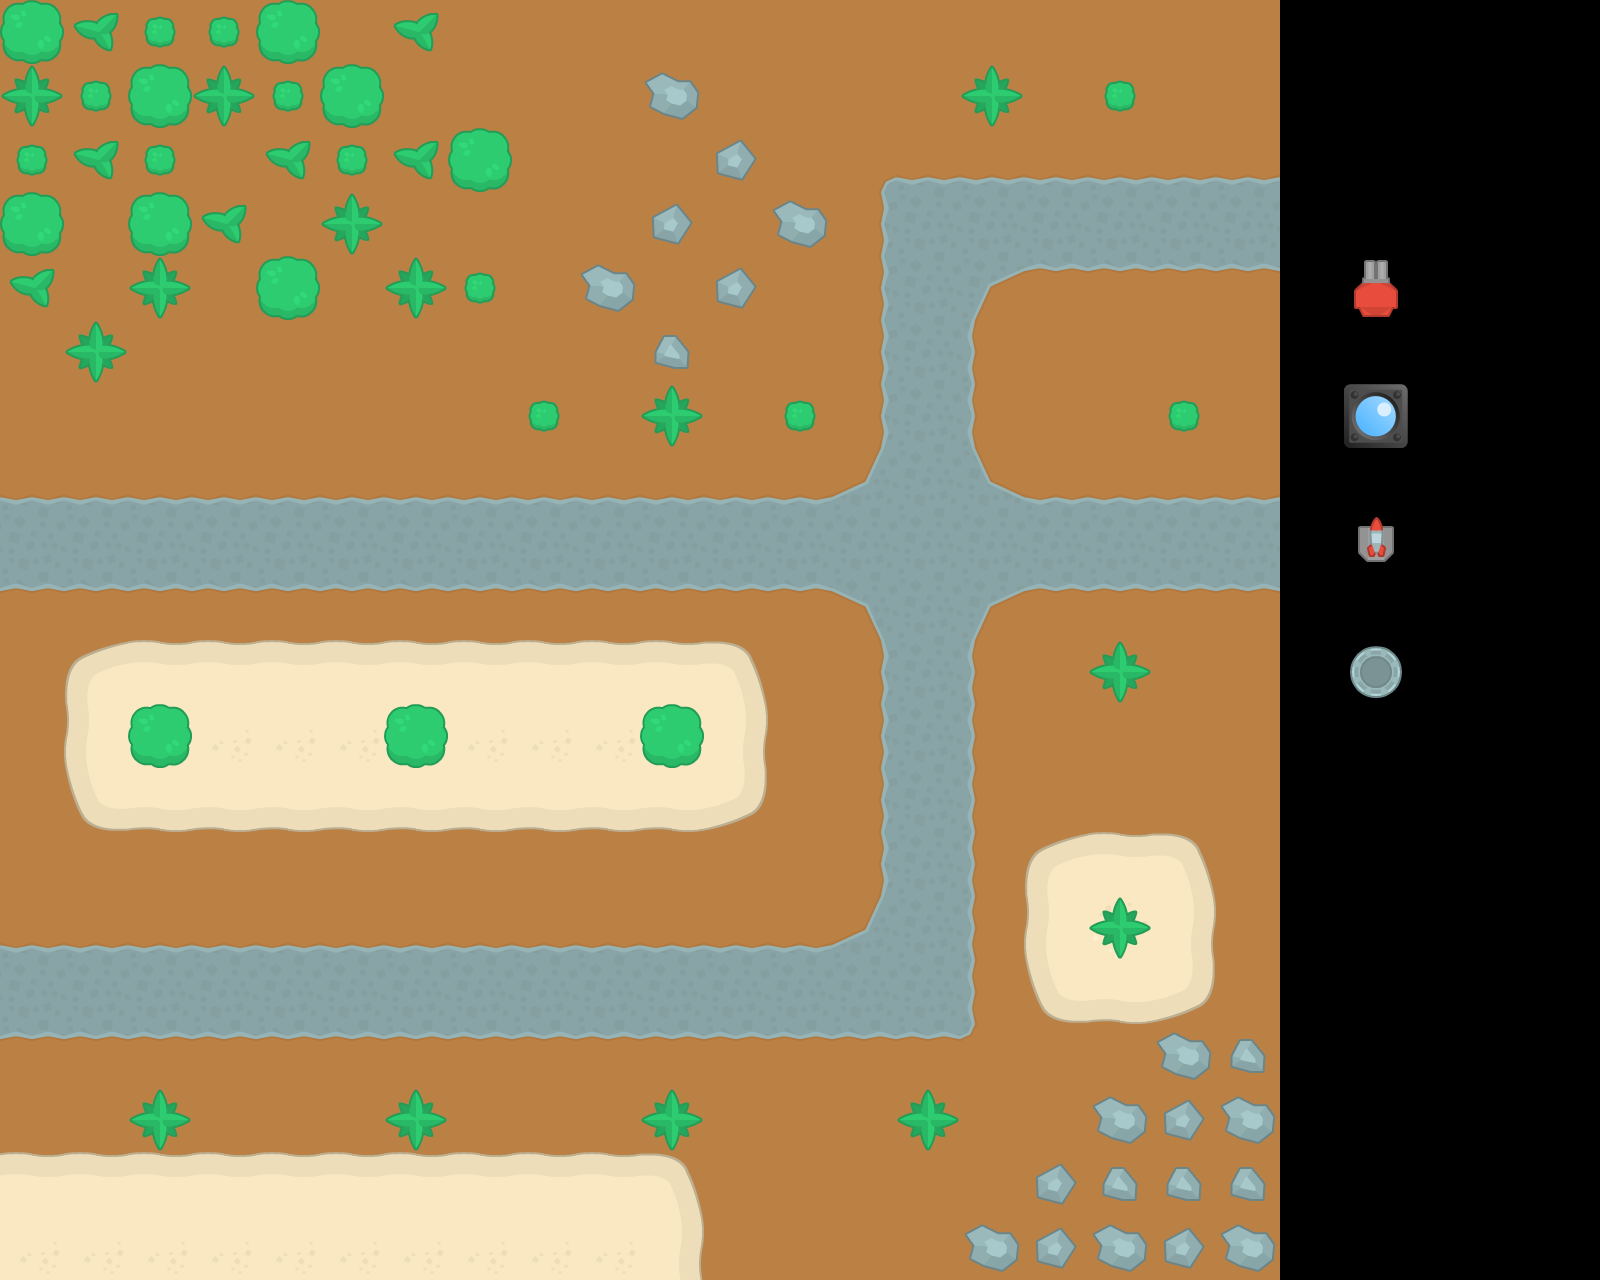

Tiled map render using the project's own tile images. Description and the map definition, with tile-layer contents summarised, below:
An orthogonal 25x20 tile map with 64x64 px tiles, 3 tile layers (Ground, Hills, Trees), 3 tilesets and 26 objects (9x TowerNode, 6x DecisionPoint, 3x UpTurn, 3x RightTurn, 2x Start, ...).

<map version="1.2" tiledversion="1.3.3" orientation="orthogonal" renderorder="right-down" width="25" height="20" tilewidth="64" tileheight="64" infinite="0" nextlayerid="9" nextobjectid="28">
 <tileset firstgid="1" source="tower_defense_64.tsx" />
 <tileset firstgid="300" source="pirates_64.tsx" />
 <tileset firstgid="396" source="NihilAce-pack_4_stunTowerSnip.tsx" />
 <layer id="1" name="Ground" width="25" height="20">
  <data>[500 cells, 400 non-empty, 12 distinct tile ids]</data>
 </layer>
 <layer id="3" name="Hills" width="25" height="20">
  <data>[500 cells, 64 non-empty, 10 distinct tile ids]</data>
 </layer>
 <layer id="2" name="Trees" width="25" height="20">
  <data>[500 cells, 69 non-empty, 11 distinct tile ids]</data>
 </layer>
 <objectgroup id="5" name="Start &amp; Finish">
  <object id="11" name="Start" x="-16" y="512" width="16" height="64" />
  <object id="12" name="Start" x="-16" y="960" width="16" height="64" />
  <object id="13" name="Finish" x="1296" y="512" width="64" height="64" />
  <object id="14" name="Finish" x="1296" y="192" width="64" height="64" />
 </objectgroup>
 <objectgroup id="7" name="Turn Objects">
  <object id="16" name="UpTurn" x="984" y="960" width="8" height="64" />
  <object id="17" name="UpTurn" x="936" y="912" width="8" height="64" />
  <object id="18" name="UpTurn" x="960" y="936" width="8" height="64" />
  <object id="19" name="RightTurn" x="920" y="184" width="64" height="8" />
  <object id="20" name="RightTurn" x="872" y="136" width="64" height="8" />
  <object id="21" name="RightTurn" x="896" y="160" width="64" height="8" />
  <object id="22" name="DecisionPoint" x="896" y="480" width="64" height="8">
   <properties>
    <property name="group" value="A" />
    <property name="opt" value="RIGHT" />
   </properties>
  </object>
  <object id="23" name="DecisionPoint" x="872" y="456" width="64" height="8">
   <properties>
    <property name="group" value="A" />
    <property name="opt" value="RIGHT" />
   </properties>
  </object>
  <object id="24" name="DecisionPoint" x="920" y="504" width="64" height="8">
   <properties>
    <property name="group" value="A" />
    <property name="opt" value="RIGHT" />
   </properties>
  </object>
  <object id="25" name="DecisionPoint" x="984" y="512" width="8" height="64">
   <properties>
    <property name="group" value="A" />
    <property name="opt" value="UP" />
   </properties>
  </object>
  <object id="26" name="DecisionPoint" x="960" y="488" width="8" height="64">
   <properties>
    <property name="group" value="A" />
    <property name="opt" value="UP" />
   </properties>
  </object>
  <object id="27" name="DecisionPoint" x="936" y="464" width="8" height="64">
   <properties>
    <property name="group" value="A" />
    <property name="opt" value="UP" />
   </properties>
  </object>
 </objectgroup>
 <objectgroup id="4" name="Tower Nodes">
  <object id="1" name="TowerNode" x="256" y="1088" width="64" height="64" />
  <object id="2" name="TowerNode" x="768" y="1088" width="64" height="64" />
  <object id="3" name="TowerNode" x="256" y="384" width="64" height="64" />
  <object id="5" name="TowerNode" x="1024" y="64" width="64" height="64" />
  <object id="6" name="TowerNode" x="1024" y="384" width="64" height="64" />
  <object id="7" name="TowerNode" x="1024" y="640" width="64" height="64" />
  <object id="8" name="TowerNode" x="576" y="384" width="64" height="64" />
  <object id="9" name="TowerNode" x="384" y="832" width="64" height="64" />
  <object id="10" name="TowerNode" x="640" y="832" width="64" height="64" />
 </objectgroup>
 <objectgroup id="6" name="TowerMenu" />
 <objectgroup id="8" name="Buttons">
  <object id="15" name="PauseButton" x="32" y="32" width="64" height="64" />
 </objectgroup>
</map>
